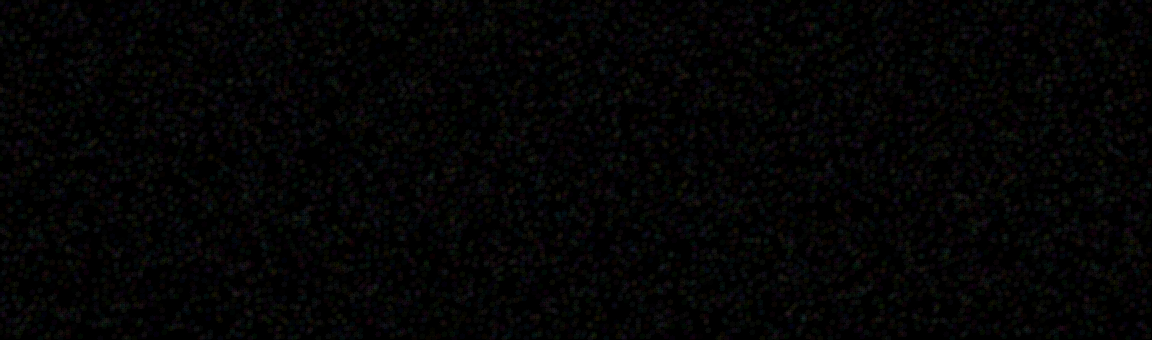
Frame 1 (no input)
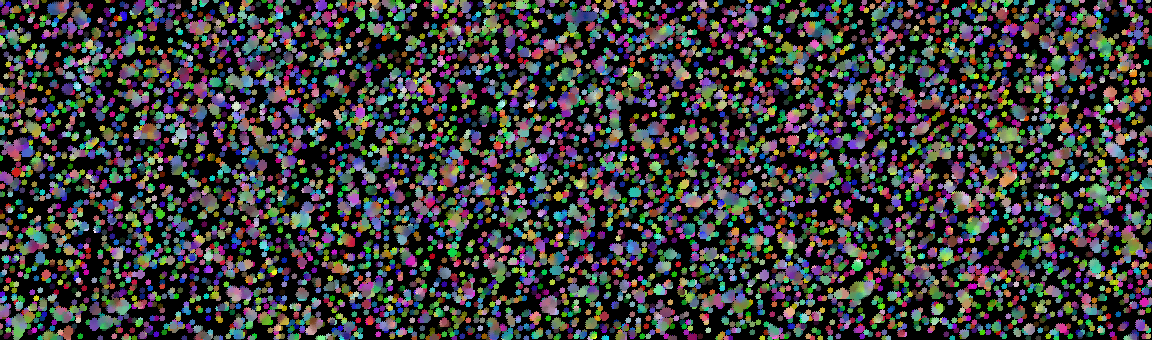
Frame 60 (the mouse pressed at the canvas centre just before this capture)
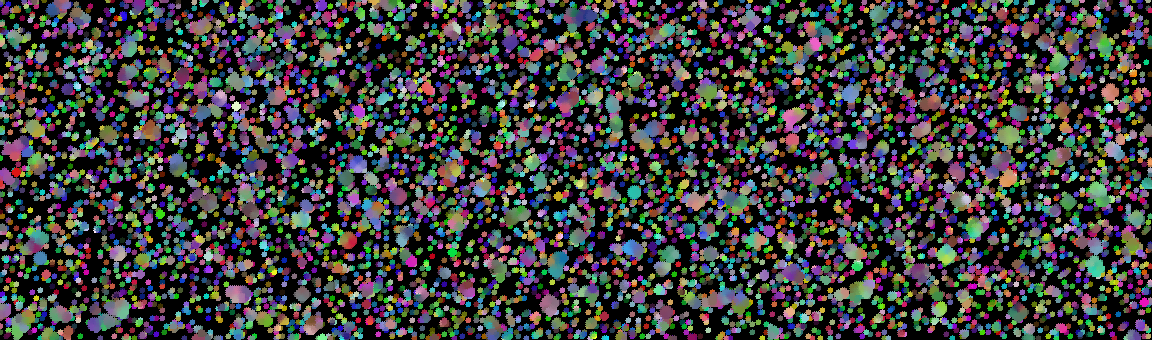
Frame 120 (the mouse held since frame 60 and released just before this capture)

The Processing sketch that drew these frames (run headless with seeded random() and noise(); from frame 60 on, the mouse is pressed at the canvas centre):

// Processing sketch: myGameOfLife_color_edges_smooth
// ── myGameOfLife_color_edges_smooth.pde
/**
 * Game of Life
 * by Joan Soler-Adillon.
 *
 * Press SPACE BAR to pause and change the cell's values 
 * with the mouse. On pause, click to activate/deactivate 
 * cells. Press 'R' to randomly reset the cells' grid. 
 * Press 'C' to clear the cells' grid. The original Game 
 * of Life was created by John Conway in 1970.
 */
 


// Size of cells
int cellSize = 2;
int circleSize = 6;

// How likely for a cell to be alive at start (in percentage)
float probabilityOfAliveAtStart = 10;
float probabilityOfAliveDuring = 30;

// Variables for timer
float interval = 800;
float lastRecordedTime = 0;

//variables for new cells
int newInterval = 500;
int newLastRecordedTime = 0;

// Colors for active/inactive cells
color alive = color(0, 200, 0);
color dead = color(0);
float opacity = 75;
float oOffset = 0;
//int oInterval = interval / opacity;
int oLastTime = 0;

//edges set up:
int vertExtra = 40;
int horzExtra = 40;
int fullWidth = 570/cellSize + (2*horzExtra);
int fullHeight = 170/cellSize + (2*vertExtra);

// Array of cells
color[][] cells; 
// Buffer to record the state of the cells and use this 
// while changing the others in the interations
color[][] cellsBuffer; 

// Pause
boolean pause = false;

void setup() {
  //size (576, 170); // 1/8
  size (1152, 340); //1/4
  //size (2304, 680); // 1/2
  fullWidth = width/cellSize + (2*horzExtra);
  fullHeight = height/cellSize + (2*vertExtra);
  
  // Instantiate arrays 
  cells = new color[fullWidth][fullHeight];
  cellsBuffer = new color[fullWidth][fullHeight];

  // This stroke will draw the background grid
  stroke(48);

  noSmooth();

  // Initialization of cells
  for (int x=0; x<fullWidth; x++) {
    for (int y=0; y<fullHeight; y++) {
      float state = random (100);
      if (state > probabilityOfAliveAtStart) { 
        state = 0;
        cells[x][y] = #000000; 
      }
      else {
        state = 1;
        float r = random(256);
        float g = random(256);
        float b = random(256);
        cells[x][y] = color(r,g,b);
        //cells[x][y] = getColor(x,y);
      }
      cellsBuffer[x][y] = #000000; // Save state of each cell
    }
  }
  // Fill in black in case cells don't cover all the windows
  background(0); 
}


void draw() {
  clear();

  oOffset = ((millis()-lastRecordedTime)/interval) * opacity;

  //if (millis()-oLastTime>oInterval) {
  //  oOffset = oOffset + 1;
  //  oLastTime = millis();
  //  if (oOffset > opacity){
  //    oOffset = 0;
  //  }
  //}

  //Draw grid
  for (int x=0; x<width/cellSize; x++) {
    for (int y=0; y<height/cellSize; y++) {
      noStroke();
      if (cells[x+horzExtra][y+vertExtra]!=#000000 || cellsBuffer[x+horzExtra][y+vertExtra]!=#000000) {
        if (cells[x+horzExtra][y+vertExtra]!=#000000 && cellsBuffer[x+horzExtra][y+vertExtra]!=#000000) {
          fill(cells[x+horzExtra][y+vertExtra], opacity); // If alive
          circle(x*cellSize,y*cellSize,circleSize);
        }
        else if (cells[x+horzExtra][y+vertExtra]!=#000000){
          fill(cells[x+horzExtra][y+vertExtra], oOffset); // If alive
          circle(x*cellSize,y*cellSize,circleSize);
        }
        else{
          fill(cellsBuffer[x+horzExtra][y+vertExtra], opacity-oOffset); // If alive
          circle(x*cellSize,y*cellSize,circleSize);
        }
      }
    }
  }
  
  
  // Iterate if timer ticks
  if (millis()-lastRecordedTime>interval) {
    iteration();
    lastRecordedTime = millis();
    oOffset = 0;
    oLastTime = millis();

  }
  // Iterate if longer random timer ticks
  if (millis()-newLastRecordedTime>newInterval) {
    addRandom();
    newLastRecordedTime = millis();
  }
}


void iteration() { // When the clock ticks
  // Save cells to buffer (so we opeate with one array keeping the other intact)
  for (int x=0; x<fullWidth; x++) {
    for (int y=0; y<fullHeight; y++) {
      cellsBuffer[x][y] = cells[x][y];
    }
  }

  // Visit each cell:
  for (int x=0; x<fullWidth; x++) {
    for (int y=0; y<fullHeight; y++) {
      // And visit all the neighbours of each cell
      float rTotal = 0;
      float gTotal = 0;
      float bTotal = 0;
      int neighbours = 0; // We'll count the neighbours
      for (int xx=x-1; xx<=x+1;xx++) {
        for (int yy=y-1; yy<=y+1;yy++) {  
          if (((xx>=0)&&(xx<fullWidth))&&((yy>=0)&&(yy<fullHeight))) { // Make sure you are not out of bounds
            if (!((xx==x)&&(yy==y))) { // Make sure to to check against self
              if (cellsBuffer[xx][yy]!=#000000){
                neighbours ++; // Check alive neighbours and count them
                rTotal = rTotal + red(cellsBuffer[xx][yy]);
                gTotal = gTotal + green(cellsBuffer[xx][yy]);
                bTotal = bTotal + blue(cellsBuffer[xx][yy]);
                
              }
            } // End of if
          } // End of if
        } // End of yy loop
      } //End of xx loop
      // We've checked the neigbours: apply rules!
      if (cellsBuffer[x][y]!=#000000) { // The cell is alive: kill it if necessary
        if (neighbours < 2 || neighbours > 3) {
          cells[x][y] = #000000; // Die unless it has 2 or 3 neighbours
        }
      } 
      else { // The cell is dead: make it live if necessary      
//*******   MAKING ALIVE CELLS *******************************************************
        if (neighbours == 3) {
          cells[x][y] = color((rTotal/neighbours), (gTotal/neighbours), (bTotal/neighbours)); // Only if it has 3 neighbours
        }
      } // End of if
    } // End of y loop
  } // End of x loop
} // End of function


void addRandom(){
// Restart: reinitialization of cells
  for (int x=0; x<fullWidth; x++) {
    for (int y=0; y<fullHeight; y++) {
      if(x>horzExtra-5 && y>vertExtra-5 && x<(fullWidth-horzExtra+5) && y<(fullHeight-vertExtra+5)){
         break;
      }
      if (random(100) < probabilityOfAliveDuring) {
        float r = random(256);
        float g = random(256);
        float b = random(256);
        cells[x][y] = getColor(x,y);
        //if(x<fullWidth/2){
        //  cells[x][y] = color(255,0,0);
        //}
        //else{
        //  cells[x][y] = color(0,0,255);
        //}
      }
    }
  }
}

color getColor(int x, int y){
  int sixth = (width / cellSize) / 6;
  if (x < horzExtra + sixth){
      return #db2e2e;}
  else if (x < horzExtra + sixth*2){
      return #2edbd8;}
  else if (x < horzExtra + sixth*3){
      return #cd2edb;}
  else if (x < horzExtra + sixth*4){
      return #2edb34;}
  else if (x < horzExtra + sixth*5){
      return #dbb82e;}
  return #312edb;
}
     
    
